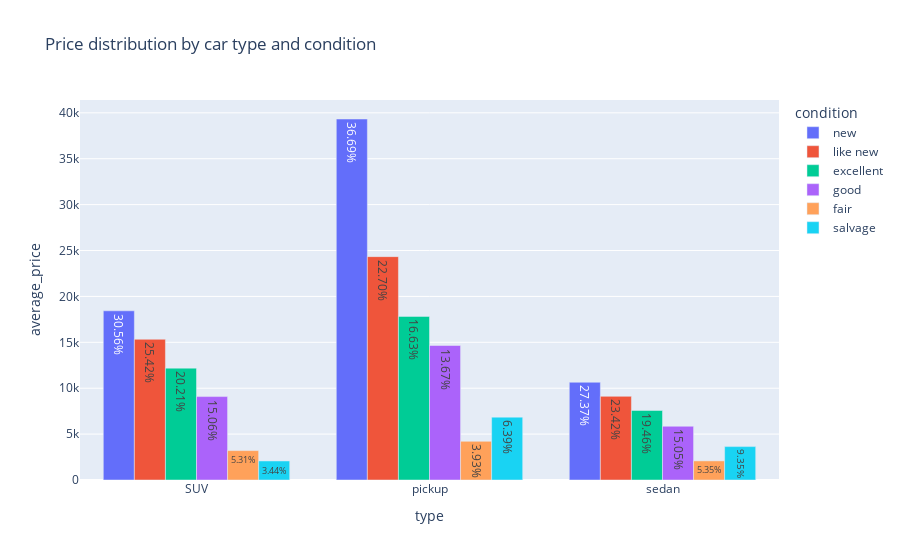

The code cell stored with this chart in its notebook:
### Code cell
# Bar chart 'Price distribution by car type and condition'
fig = px.bar(df_sorted_by_cond_percentage, x='type', y='average_price', color='condition', text='percentage_within_group', title='Price distribution by car type and condition', barmode='group')

# Update layout to display percentages
fig.update_traces(texttemplate='%{text:.2f}%', textposition='inside')
 
# Show the plot
fig.show()

### Figure 1 — Plotly figure (JSON) as saved in the notebook; plotly's stock layout.template omitted (floating-point values rounded to 4 significant figures)
{"data": [{"alignmentgroup": "True", "hovertemplate": "condition=new<br>type=%{x}<br>average_price=%{y}<br>percentage_within_group=%{text}<extra></extra>", "legendgroup": "new", "marker": {"color": "#636efa", "pattern": {"shape": ""}}, "name": "new", "offsetgroup": "new", "orientation": "v", "showlegend": true, "text": [30.56, 36.69, 27.37], "textposition": "inside", "texttemplate": "%{text:.2f}%", "type": "bar", "x": ["SUV", "pickup", "sedan"], "xaxis": "x", "y": [18430.0, 39330.0, 10650.0], "yaxis": "y"}, {"alignmentgroup": "True", "hovertemplate": "condition=like new<br>type=%{x}<br>average_price=%{y}<br>percentage_within_group=%{text}<extra></extra>", "legendgroup": "like new", "marker": {"color": "#EF553B", "pattern": {"shape": ""}}, "name": "like new", "offsetgroup": "like new", "orientation": "v", "showlegend": true, "text": [25.42, 22.7, 23.42], "textposition": "inside", "texttemplate": "%{text:.2f}%", "type": "bar", "x": ["SUV", "pickup", "sedan"], "xaxis": "x", "y": [15330.0, 24330.0, 9114.0], "yaxis": "y"}, {"alignmentgroup": "True", "hovertemplate": "condition=excellent<br>type=%{x}<br>average_price=%{y}<br>percentage_within_group=%{text}<extra></extra>", "legendgroup": "excellent", "marker": {"color": "#00cc96", "pattern": {"shape": ""}}, "name": "excellent", "offsetgroup": "excellent", "orientation": "v", "showlegend": true, "text": [20.21, 16.63, 19.46], "textposition": "inside", "texttemplate": "%{text:.2f}%", "type": "bar", "x": ["SUV", "pickup", "sedan"], "xaxis": "x", "y": [12190.0, 17820.0, 7573.0], "yaxis": "y"}, {"alignmentgroup": "True", "hovertemplate": "condition=good<br>type=%{x}<br>average_price=%{y}<br>percentage_within_group=%{text}<extra></extra>", "legendgroup": "good", "marker": {"color": "#ab63fa", "pattern": {"shape": ""}}, "name": "good", "offsetgroup": "good", "orientation": "v", "showlegend": true, "text": [15.06, 13.67, 15.05], "textposition": "inside", "texttemplate": "%{text:.2f}%", "type": "bar", "x": ["SUV", "pickup", "sedan"], "xaxis": "x", "y": [9086.0, 14650.0, 5857.0], "yaxis": "y"}, {"alignmentgroup": "True", "hovertemplate": "condition=fair<br>type=%{x}<br>average_price=%{y}<br>percentage_within_group=%{text}<extra></extra>", "legendgroup": "fair", "marker": {"color": "#FFA15A", "pattern": {"shape": ""}}, "name": "fair", "offsetgroup": "fair", "orientation": "v", "showlegend": true, "text": [5.31, 3.93, 5.35], "textposition": "inside", "texttemplate": "%{text:.2f}%", "type": "bar", "x": ["SUV", "pickup", "sedan"], "xaxis": "x", "y": [3203.0, 4212.0, 2081.0], "yaxis": "y"}, {"alignmentgroup": "True", "hovertemplate": "condition=salvage<br>type=%{x}<br>average_price=%{y}<br>percentage_within_group=%{text}<extra></extra>", "legendgroup": "salvage", "marker": {"color": "#19d3f3", "pattern": {"shape": ""}}, "name": "salvage", "offsetgroup": "salvage", "orientation": "v", "showlegend": true, "text": [3.44, 6.39, 9.35], "textposition": "inside", "texttemplate": "%{text:.2f}%", "type": "bar", "x": ["SUV", "pickup", "sedan"], "xaxis": "x", "y": [2076.0, 6848.0, 3639.0], "yaxis": "y"}], "layout": {"barmode": "group", "legend": {"title": {"text": "condition"}, "tracegroupgap": 0}, "title": {"text": "Price distribution by car type and condition"}, "xaxis": {"anchor": "y", "domain": [0, 1], "title": {"text": "type"}}, "yaxis": {"anchor": "x", "domain": [0, 1], "title": {"text": "average_price"}}}}
